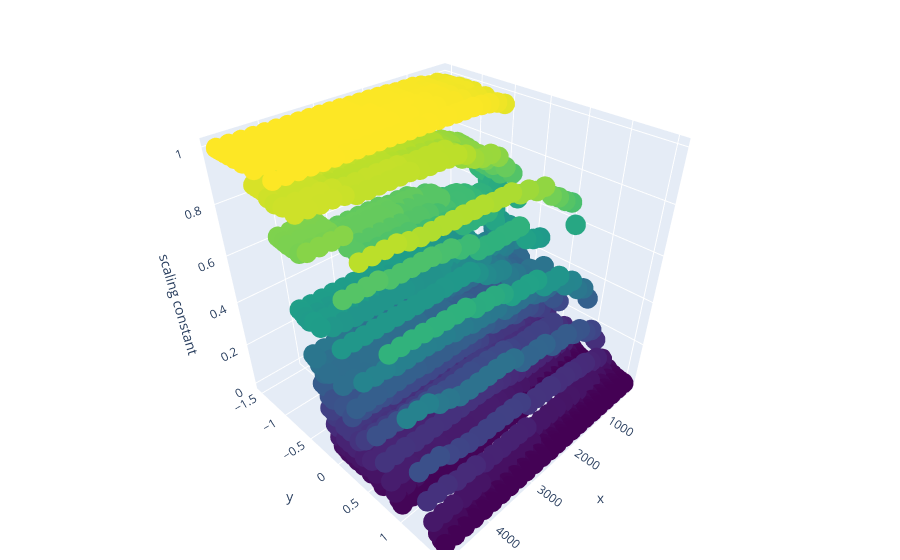

Notebook code for this chart:
### Code cell
graph_objects(sizes,skews,cs)

### Figure 1 — Plotly figure (JSON) as saved in the notebook; plotly's stock layout.template omitted (floating-point values rounded to 4 significant figures; data arrays with more than 128 entries replaced by an {"elided": "..."} marker saying what was removed)
{"data": [{"marker": {"color": {"elided": "2184 float values"}, "colorscale": [[0, "#440154"], [0.1111, "#482878"], [0.2222, "#3e4989"], [0.3333, "#31688e"], [0.4444, "#26828e"], [0.5556, "#1f9e89"], [0.6667, "#35b779"], [0.7778, "#6ece58"], [0.8889, "#b5de2b"], [1, "#fde725"]], "opacity": 1, "size": 12}, "mode": "markers", "type": "scatter3d", "x": {"elided": "2184 int values"}, "y": {"elided": "2184 float values"}, "z": {"elided": "2184 float values"}}], "layout": {"margin": {"b": 10, "l": 10, "r": 20, "t": 10}, "scene": {"xaxis": {"title": {"text": "x"}}, "yaxis": {"title": {"text": "y"}}, "zaxis": {"title": {"text": "scaling constant"}}}}}
